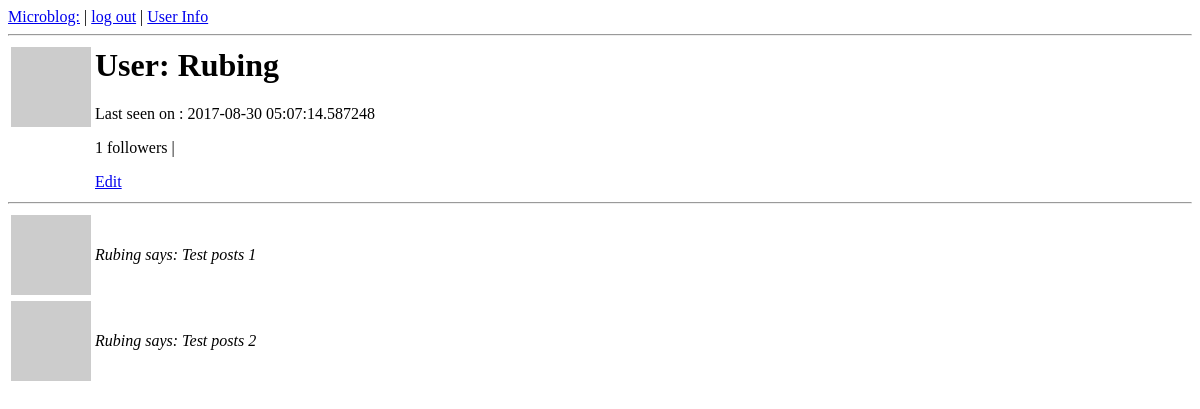
Before: /user/Rubing (signed in) with the older database file.
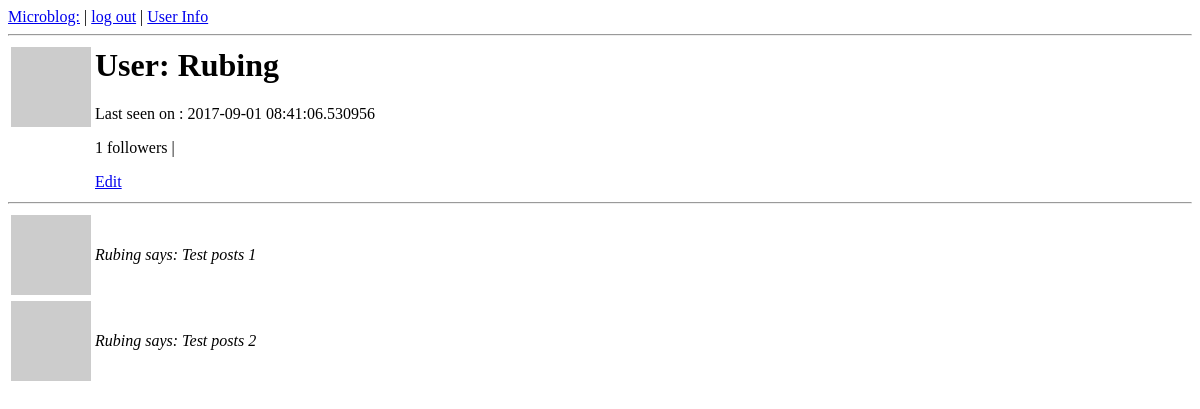
After: the same page with the newer database file.
### app/models.py (models this page shows, shortened)
class User(db.Model):
    id=db.Column(db.Integer,primary_key=True)
    nickname=db.Column(db.String(64),index=True,unique=True)
    email=db.Column(db.String(120),index=True,unique=True)
    posts=db.relationship('Post',backref='author',lazy='dynamic')
    about_me=db.Column(db.String(140))
    last_seen=db.Column(db.DateTime)
    followed=db.relationship('User',
                             secondary=followers,
                             primaryjoin=(followers.c.follower_id==id),
                             secondaryjoin=(followers.c.followed_id==id),
                             backref=db.backref('followers',lazy='dynamic'),
                             lazy='dynamic')
    def avatar(self,size):
        return 'http://www.gravatar.com/avatar/'\
            +md5(self.email.encode('utf-8')).hexdigest()+'?d=mm&s='+str(size)

### app/views.py (the view)
@app.route('/user/<nickname>')
@login_required
def user(nickname):
    user=User.query.filter_by(nickname=nickname).first()
    if user==None:
        flash('User '+nickname+' not found')
        return redirect(url_for('index'))
    posts=[
        {
            'author':user,'body':'Test posts 1'
        },
        {
            'author':user,'body':'Test posts 2'
        }
    ]
    return render_template('user.html',user=user,posts=posts)

### app/views.py (called while the page is built)
@lm.user_loader
def load_user(id):
    return User.query.get(int(id))

@app.before_request
def before_request():
    g.user=current_user
    if g.user.is_authenticated:
        g.user.last_seen=datetime.utcnow()
        db.session.add(g.user)
        db.session.commit()

### app/templates/user.html (shortened to what this page needs)
{% extends "base.html"%}
{%block content%}
<table>
    <tr valign="top">
        <td><img src="{{user.avatar(128)}}"></td>
        <td>
            <h1>User: {{user.nickname}}</h1>
            {%if user.last_seen%} <p>Last seen on : {{user.last_seen}}</p> {%endif%}
            <p>{{user.followers.count()}} followers |
            {% if user.id == g.user.id %}
            <p><a href="{{url_for('edit')}}">Edit</a></p>
            {%elif not g.user.is_following(user)%}
            <a href="{{url_for('follow',nickname=user.nickname)}}">Follow</a>
            {%else%}
            <a href="{{url_for('unfollow',nickname=user.nickname)}}">UnFollow</a>
            {% endif %}
        </td>
    </tr>
</table>
<hr/>
{%for post in posts%}
   {%include 'post.html'%}
{%endfor%}
{%endblock%}

### app/templates/base.html (shortened to what this page needs)
<html>
    <head>
    </head>
    <body>
        <div>
            <a href="/index">Microblog:</a>
            {% if g.user.is_authenticated %}
            | <a href="{{url_for('logout')}}">log out</a>
            | <a href="{{url_for('user',nickname=g.user.nickname)}}">User Info</a>
            {%endif%}
        </div>
        <hr/>
        {% block content %}{%endblock%}
    </body>
</html>

### app/templates/post.html
<table>
    <tr>
        <td><img alt="" src="{{user.avatar(64)}}"/></td>
        <td><i>{{post.author.nickname}} says: {{post.body}}</i></td>
    </tr>
</table>

Changed rows visible on the page:
changed User "Rubing": last_seen "2017-08-30 05:07:14.587248" → "2017-09-01 08:41:06.530956"
